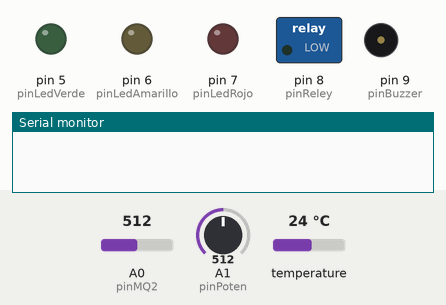
Simulated run of this sketch. Board: Arduino Uno, built with avr-gcc and run on an emulated ATmega328P. Shown: switched loads named in the sketch (green lamp = pin HIGH), output pins drawn as LEDs (lit = HIGH), buzzer (waves = sounding, pin HIGH), the last lines printed to the serial monitor. The inputs (shaded band) are chosen by the test bench; at power-on: A0 (pinMQ2) = 512, A1 (pinPoten) = 512, temperature 24 °C.

Above: at 0.1 s.
At 20.1 s:
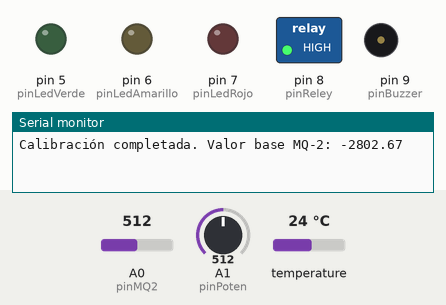
At 21.0 s:
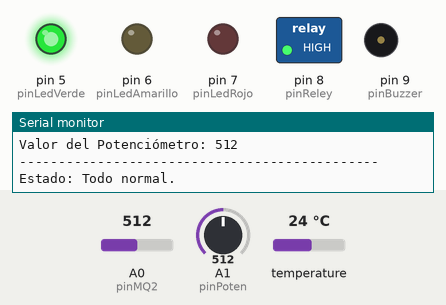
Timing chart, 0 to 22.5 s (numbered marks = the images above):
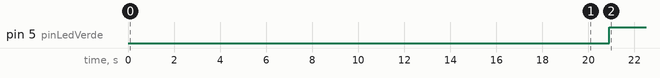

The sketch:

ProyectoFinal.ino
```cpp
#include <OneWire.h>
#include <DallasTemperature.h>

// Sensores
OneWire nuestraWire(2);                             // Pin para el sensor de temperatura
DallasTemperature sensorTemperatura(&nuestraWire);  // Inicializar el sensor de temperatura
const int pinMQ2 = A0;                              // Pin para el sensor MQ-2
const int pinPoten = A1;                            // Pin para el potenciómetro
const int pinLedVerde = 5;                          // Indicador visual verde
const int pinLedAmarillo = 6;                       // Indicador visual amarillo
const int pinLedRojo = 7;                           // Indicador visual rojo
const int pinReley = 8;                             // Pin para el relé
const int pinBuzzer = 9;                            // Buzzer

// Variables
float valorBaseMQ2 = 0;          // Valor base del sensor MQ-2 en aire limpio
unsigned long previoMillis = 0;  // Almacena el último tiempo de lectura
const long intervalo = 200;      // Intervalo de tiempo entre lecturas (100 ms)
float concentracionGas = 0;      // Variable para almacenar la concentración de gas
float temperatura = 0;           // Variable para almacenar la temperatura
int valorPotenciometro = 0;      // Variable para almacenar el valor del potenciómetro

const long interval = 1000;      // Intervalo de 1 segundo (1000 milisegundos)
bool buzzerState = false;        // Estado del buzzer (encendido/apagado)
bool buzzerEnabled = false;      // Controla si el buzzer está habilitado o no

float umbralGas = 20.0;          // Umbral de concentración de gas
float umbralTemperatura = 35.0;  // Umbral de temperatura
int umbralPresion = 300;         // Umbral de presión

void setup() {
  Serial.begin(9600);

  pinMode(pinMQ2, INPUT);
  pinMode(pinPoten, INPUT);
  pinMode(pinReley, OUTPUT);
  pinMode(pinLedVerde, OUTPUT);
  pinMode(pinLedAmarillo, OUTPUT);
  pinMode(pinLedRojo, OUTPUT);
  pinMode(pinBuzzer, OUTPUT);

  valorBaseMQ2 = calibrarSensor(20000);  // Calibrar durante 20 segundos
  sensorTemperatura.begin();

  digitalWrite(pinReley, HIGH);  // Configurar el relé en alto para iniciar abierto
}

void loop() {
  unsigned long tiempoActual = millis();

  if (tiempoActual - previoMillis >= intervalo) {
    previoMillis = tiempoActual;

    concentracionGas = leerMQ2();
    temperatura = leerTemperatura();
    valorPotenciometro = leerPotenciometro();

    Serial.println("----------------------------------------------");
    Serial.print("Concentración de gas MQ-2: ");
    Serial.println(concentracionGas);
    Serial.print("Temperatura: ");
    Serial.print(temperatura);
    Serial.println(" °C");
    Serial.print("Valor del Potenciómetro: ");
    Serial.println(valorPotenciometro);
    Serial.println("----------------------------------------------");

    if (valorPotenciometro < umbralPresion) {
      if (concentracionGas < umbralGas) {
        digitalWrite(pinReley, HIGH);
        digitalWrite(pinLedVerde, LOW);
        digitalWrite(pinLedAmarillo, HIGH);
        digitalWrite(pinLedRojo, LOW);
        buzzerEnabled = false;
        Serial.println("Estado: Se está acabando el gas.");
      } else if (concentracionGas >= umbralGas) {
        if (temperatura < umbralTemperatura) {
          digitalWrite(pinReley, LOW); // Cerrar el relé
          digitalWrite(pinLedVerde, LOW);
          digitalWrite(pinLedAmarillo, LOW);
          digitalWrite(pinLedRojo, HIGH);
          buzzerEnabled = false;
          Serial.println("Estado: Fuga detectada, pero no hay calor.");
        } else {
          digitalWrite(pinReley, HIGH); // Mantener el relé abierto
          digitalWrite(pinLedVerde, LOW);
          digitalWrite(pinLedAmarillo, LOW);
          digitalWrite(pinLedRojo, HIGH);
          buzzerEnabled = true;
          Serial.println("Estado: Fuga detectada y calor presente.");
        }
      }
    } else {
      if (concentracionGas >= umbralGas) {
        digitalWrite(pinReley, HIGH);
        digitalWrite(pinLedVerde, HIGH);
        digitalWrite(pinLedAmarillo, LOW);
        digitalWrite(pinLedRojo, LOW);
        buzzerEnabled = false;
        Serial.println("Estado: Estufa abierta.");
      } else if (concentracionGas < umbralGas) {
        digitalWrite(pinReley, HIGH);
        digitalWrite(pinLedVerde, HIGH);
        digitalWrite(pinLedAmarillo, LOW);
        digitalWrite(pinLedRojo, LOW);
        buzzerEnabled = false;
        Serial.println("Estado: Todo normal.");
      }
    }
  }
  activarBuzzer();
}

float calibrarSensor(int tiempoCalibracion) {
  float suma = 0;
  int contador = 0;
  unsigned long tiempoInicio = millis();

  while (millis() - tiempoInicio < tiempoCalibracion) {
    suma += analogRead(pinMQ2);
    contador++;
  }

  float valorBase = suma / contador;
  Serial.print("Calibración completada. Valor base MQ-2: ");
  Serial.println(valorBase);
  return valorBase;
}

float leerMQ2() {
  int lecturaSensor = analogRead(pinMQ2);
  float concentracionGas = 0;

  if (valorBaseMQ2 != 0) {
    concentracionGas = (lecturaSensor / valorBaseMQ2) * 100;
  }

  return concentracionGas;
}

float leerTemperatura() {
  sensorTemperatura.requestTemperatures();
  return sensorTemperatura.getTempCByIndex(0);
}

int leerPotenciometro() {
  return analogRead(pinPoten);
}

// Función para alternar el estado del buzzer usando millis()
void activarBuzzer() {
  static unsigned long previousMillis = 0; // Variable estática para almacenar el último tiempo
  unsigned long currentMillis = millis();  // Obtiene el tiempo actual

  // Verifica si el buzzer está habilitado
  if (buzzerEnabled) {
    if (currentMillis - previousMillis >= interval) {
      previousMillis = currentMillis; // Actualiza el tiempo para el próximo cambio

      // Alterna el estado del buzzer
      buzzerState = !buzzerState;
      if (buzzerState) {
        tone(pinBuzzer, 4000); // Enciende el buzzer con una frecuencia de 4KHz
      } else {
        noTone(pinBuzzer);     // Apaga el buzzer
      }
    }
  } else {
    noTone(pinBuzzer);          // Asegura que el buzzer esté apagado si no está habilitado
    previousMillis = currentMillis; // Reinicia el temporizador cuando se desactiva el buzzer
  }
}
```

Measured:
- by itself, pin 5 (pinLedVerde): LOW → HIGH at 20.9 s
